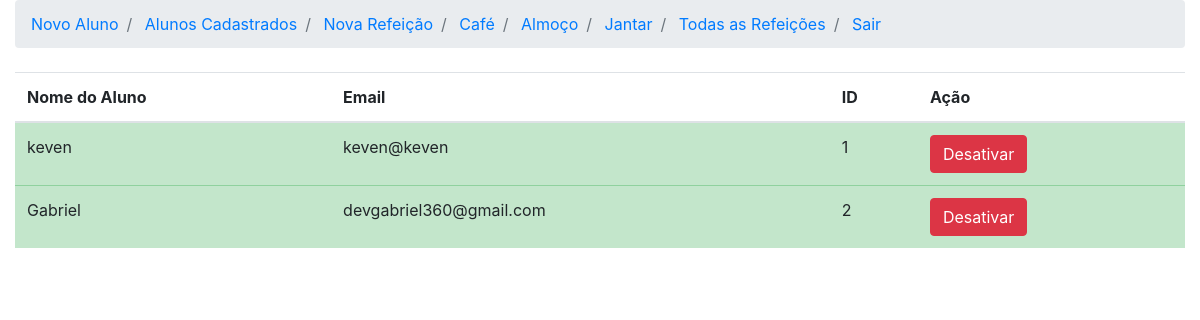
The app's page /talunos/ with its own data.
### terminal/models.py (models this page shows)
class alunos(models.Model):
	name=models.CharField(max_length=50)
	email=models.EmailField(max_length=50)
	refeicao=models.TextField()

### terminal/views.py (the view)
# urls.py: path('talunos/',views.viewtalunos,name="talunos"),
def viewtalunos(request):
	aluno=alunos.objects.all()
	return render(request,'talunos.html',{'ALUNOS':aluno})

### terminal/templates/talunos.html (shortened to what this page needs)
{% extends "base.html" %}
{% block nav %}
{{block.super}}
{% endblock nav %}
{% block conteudo %}
<div class="container-fluid">
	<div class="row">
		<div class="col-md-12">
			<table class="table table-striped">
				<thead>
					<tr>
						<th>
							Nome do Aluno
						</th>
						<th>
							Email
						</th>
						<th>
							ID
						</th>
						<th>
							Ação
						</th>
					</tr>
				</thead>
				<tbody>
					{% for alunos in ALUNOS %}
					<tr class="table-success">
						<td>
							{{alunos.name}}
						</td>
						<td>
							{{alunos.email}}
						</td>
						<td>
							{{alunos.id}}
						</td>
						<td>
							<a href="{% url 'terminal:defbtndelaluno' alunos.id %}">
								<button class="btn btn-danger">
									Desativar
								</button>
							</a>
						</td>
					</tr>
					{% endfor %}
				</tbody>
			</table>
		</div>
	</div>
</div>
{% endblock conteudo %}

### records on screen
alunos: name "keven", email "keven@keven", id "1"
alunos: name "Gabriel", email "devgabriel360@gmail.com", id "2"
